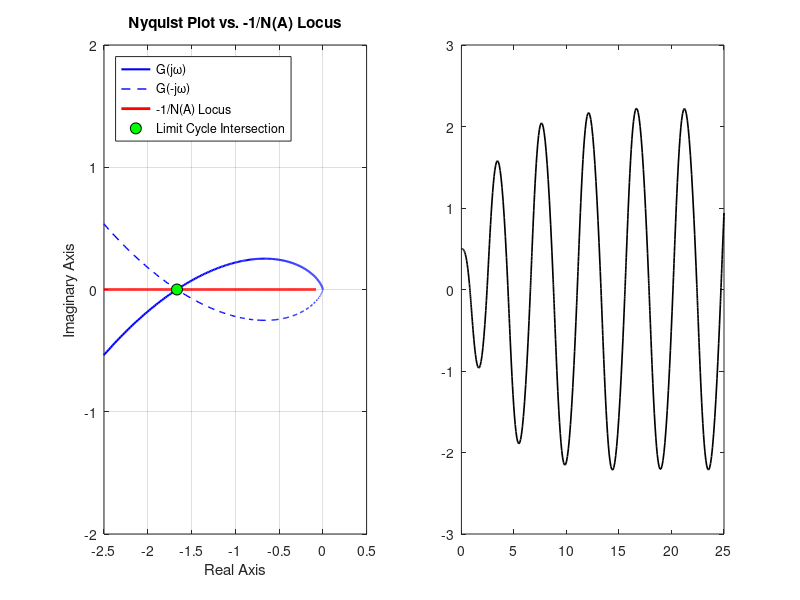

The MATLAB source for this figure: (Note: this script raises an error after producing the figure.)
%% Negative Inverse Describing Function Analysis & Simulation
% Predicts and verifies limit cycles for a linear plant with relay feedback.
clear; clc; close all;

%% 1. System & Nonlinearity Definition
K = 10;                     % Linear plant gain
M = 1;                      % Relay output amplitude (Ideal Relay)

% Linear Plant: G(s) = K / (s * (s + 1) * (s + 2))
% Characteristic denominator polynomial: s^3 + 3*s^2 + 2*s
num = K;
den = [1, 3, 2, 0];

%% 2. Frequency-Domain Analysis (Describing Function Technique)
% Generate frequency vector
w = logspace(-1, 1.5, 1000);
s = 1i * w;

% Evaluate plant frequency response G(jw)
G_jw = K ./ (s .* (s + 1) .* (s + 2));

% Describing Function for Ideal Relay: N(A) = 4*M / (pi*A)
% Negative Inverse: -1/N(A) = -pi*A / (4*M)
A = linspace(0.1, 5, 500);          % Sinusoidal input amplitude vector
neg_inv_N = -(pi * A) / (4 * M);    % Trajectory lies along the negative real axis

% Find Analytical Intersection (Phase Crossover)
% Im{G(jw)} = 0 when 2 - w^2 = 0 -> w = sqrt(2)
w_pc = sqrt(2);
G_pc = K / (-3 * w_pc^2);           % Value of G(jw) at phase crossover (-K/6)

% Calculate predicted limit cycle amplitude from intersection: G(jw) = -1/N(A)
A_pred = abs(G_pc) * (4 * M) / pi;

fprintf('--- Describing Function Prediction ---\n');
fprintf('Predicted Limit Cycle Frequency: %.4f rad/s (%.4f Hz)\n', w_pc, w_pc/(2*pi));
fprintf('Predicted Limit Cycle Amplitude: %.4f\n\n', A_pred);

%% 3. Time-Domain Verification (ode45)
% State-space realization: x1 = y, x2 = y_dot, x3 = y_ddot
A_sys = [0,  1,  0;
    0,  0,  1;
    0, -2, -3];
B_sys = [0; 0; K];
C_sys = [1, 0, 0];

% Closed-loop dynamics with feedback relay: u(t) = -M * sign(y(t))
ode_func = @(t, x) A_sys * x + B_sys * (-M * sign(C_sys * x));

% Simulate time response
t_span = [0, 25];
x0 = [0.5; 0; 0];                   % Small initial disturbance to trigger oscillation
[t, X] = ode45(ode_func, t_span, x0);
y = X(:, 1);

% Extract steady-state limit cycle metrics (without Signal Processing Toolbox)
idx_ss = find(t > 15);
y_ss = y(idx_ss);
t_ss = t(idx_ss);

% Locate local peaks in steady state
dy = diff(y_ss);
peak_idx = find(dy(1:end-1) > 0 & dy(2:end) <= 0) + 1;
A_sim = mean(y_ss(peak_idx));
w_sim = 2 * pi / mean(diff(t_ss(peak_idx)));

fprintf('--- Time-Domain Simulation Results ---\n');
fprintf('Simulated Limit Cycle Frequency: %.4f rad/s\n', w_sim);
fprintf('Simulated Limit Cycle Amplitude: %.4f\n', A_sim);

%% 4. Graphical Visualization
figure('Name', 'Describing Function Limit Cycle Analysis', 'Color', 'w', 'Position', [100, 100, 900, 400]);

% Nyquist Plot & -1/N(A) Locus
subplot(1, 2, 1);
plot(real(G_jw), imag(G_jw), 'b-', 'LineWidth', 1.5); hold on;
plot(real(G_jw), -imag(G_jw), 'b--', 'LineWidth', 1.0); % Mirror for negative freq
plot(neg_inv_N, zeros(size(neg_inv_N)), 'r-', 'LineWidth', 2);
plot(G_pc, 0, 'ko', 'MarkerSize', 8, 'MarkerFaceColor', 'g'); % Intersection point
grid on;
axis([-2.5, 0.5, -2, 2]);
xlabel('Real Axis'); ylabel('Imaginary Axis');
title('Nyquist Plot vs. -1/N(A) Locus');
legend('G(j\omega)', 'G(-j\omega)', '-1/N(A) Locus', 'Limit Cycle Intersection', 'Location', 'northwest');

% Time-Domain Response
subplot(1, 2, 2);
plot(t, y, 'k-', 'LineWidth', 1.2); hold on;
yline(A_pred, 'r--', 'Predicted Bound', 'LineWidth', 1.2);
yline(-A_pred, 'r--', 'LineWidth', 1.2);
grid on;
xlabel('Time (s)'); ylabel('Output y(t)');
title('Time-Domain Verification (Limit Cycle)');
legend('Simulated y(t)', 'DF Predicted Bound', 'Location', 'southeast');
